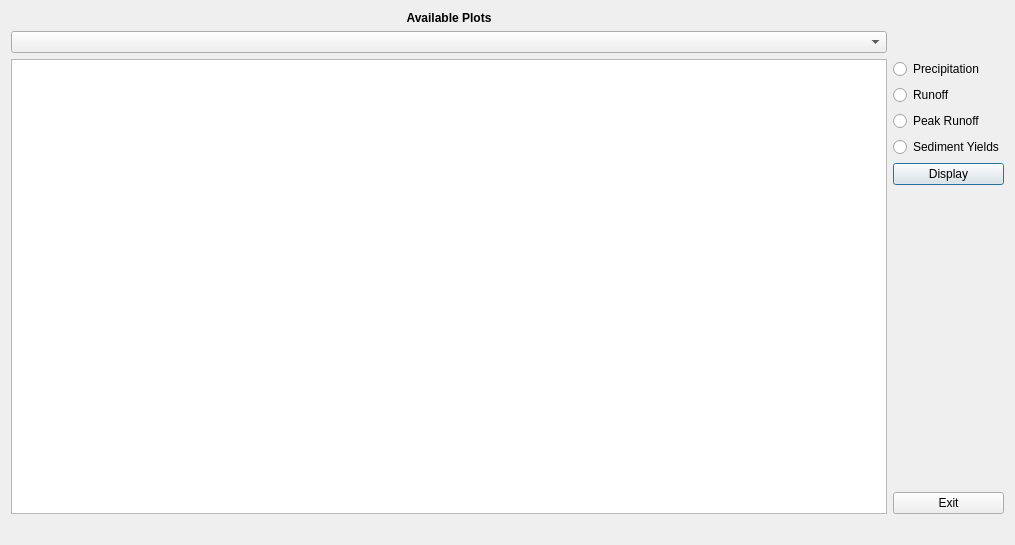
<?xml version="1.0" encoding="UTF-8"?>
<ui version="4.0">
 <class>ShowPlotDialogBase</class>
 <widget class="QDialog" name="ShowPlotDialogBase">
  <property name="geometry">
   <rect>
    <x>0</x>
    <y>0</y>
    <width>1015</width>
    <height>545</height>
   </rect>
  </property>
  <property name="sizePolicy">
   <sizepolicy hsizetype="Preferred" vsizetype="Expanding">
    <horstretch>0</horstretch>
    <verstretch>0</verstretch>
   </sizepolicy>
  </property>
  <property name="windowTitle">
   <string>Show Plots</string>
  </property>
  <layout class="QVBoxLayout" name="verticalLayout">
   <property name="sizeConstraint">
    <enum>QLayout::SetDefaultConstraint</enum>
   </property>
   <item>
    <layout class="QGridLayout" name="gridLayout">
     <item row="3" column="1" colspan="5">
      <widget class="QComboBox" name="comboBox_chart"/>
     </item>
     <item row="6" column="2">
      <spacer name="horizontalSpacer_3">
       <property name="orientation">
        <enum>Qt::Horizontal</enum>
       </property>
       <property name="sizeHint" stdset="0">
        <size>
         <width>40</width>
         <height>20</height>
        </size>
       </property>
      </spacer>
     </item>
     <item row="4" column="1" colspan="5">
      <widget class="MplWidget" name="plotWindow">
       <property name="sizeAdjustPolicy">
        <enum>QAbstractScrollArea::AdjustToContents</enum>
       </property>
       <property name="interactive">
        <bool>true</bool>
       </property>
       <property name="resizeAnchor">
        <enum>QGraphicsView::NoAnchor</enum>
       </property>
      </widget>
     </item>
     <item row="6" column="3">
      <spacer name="horizontalSpacer_2">
       <property name="orientation">
        <enum>Qt::Horizontal</enum>
       </property>
       <property name="sizeHint" stdset="0">
        <size>
         <width>40</width>
         <height>20</height>
        </size>
       </property>
      </spacer>
     </item>
     <item row="0" column="1" colspan="5">
      <widget class="QLabel" name="label">
       <property name="font">
        <font>
         <pointsize>9</pointsize>
         <bold>true</bold>
        </font>
       </property>
       <property name="text">
        <string>Available Plots</string>
       </property>
       <property name="alignment">
        <set>Qt::AlignCenter</set>
       </property>
      </widget>
     </item>
     <item row="6" column="4" colspan="2">
      <spacer name="horizontalSpacer">
       <property name="orientation">
        <enum>Qt::Horizontal</enum>
       </property>
       <property name="sizeHint" stdset="0">
        <size>
         <width>40</width>
         <height>20</height>
        </size>
       </property>
      </spacer>
     </item>
     <item row="4" column="6">
      <layout class="QVBoxLayout" name="verticalLayout_2">
       <item>
        <widget class="QRadioButton" name="radioButton_precip">
         <property name="text">
          <string>Precipitation</string>
         </property>
         <property name="autoExclusive">
          <bool>true</bool>
         </property>
         <attribute name="buttonGroup">
          <string notr="true">buttonGroup</string>
         </attribute>
        </widget>
       </item>
       <item>
        <widget class="QRadioButton" name="radioButton_runoff">
         <property name="text">
          <string>Runoff</string>
         </property>
         <property name="autoExclusive">
          <bool>true</bool>
         </property>
         <attribute name="buttonGroup">
          <string notr="true">buttonGroup</string>
         </attribute>
        </widget>
       </item>
       <item>
        <widget class="QRadioButton" name="radioButton_peak">
         <property name="text">
          <string>Peak Runoff</string>
         </property>
         <property name="autoExclusive">
          <bool>true</bool>
         </property>
         <attribute name="buttonGroup">
          <string notr="true">buttonGroup</string>
         </attribute>
        </widget>
       </item>
       <item>
        <widget class="QRadioButton" name="radioButton_sed">
         <property name="text">
          <string>Sediment Yields</string>
         </property>
         <property name="autoExclusive">
          <bool>true</bool>
         </property>
         <attribute name="buttonGroup">
          <string notr="true">buttonGroup</string>
         </attribute>
        </widget>
       </item>
       <item>
        <widget class="QPushButton" name="pushButton_show">
         <property name="font">
          <font/>
         </property>
         <property name="text">
          <string>Display</string>
         </property>
        </widget>
       </item>
       <item>
        <spacer name="verticalSpacer">
         <property name="orientation">
          <enum>Qt::Vertical</enum>
         </property>
         <property name="sizeHint" stdset="0">
          <size>
           <width>20</width>
           <height>40</height>
          </size>
         </property>
        </spacer>
       </item>
       <item>
        <widget class="QPushButton" name="pushButton_exit">
         <property name="font">
          <font/>
         </property>
         <property name="text">
          <string>Exit</string>
         </property>
        </widget>
       </item>
      </layout>
     </item>
    </layout>
   </item>
  </layout>
 </widget>
 <customwidgets>
  <customwidget>
   <class>MplWidget</class>
   <extends>QGraphicsView</extends>
   <header>mplwidget.h</header>
  </customwidget>
 </customwidgets>
 <resources/>
 <connections>
  <connection>
   <sender>pushButton_exit</sender>
   <signal>clicked()</signal>
   <receiver>ShowPlotDialogBase</receiver>
   <slot>close()</slot>
   <hints>
    <hint type="sourcelabel">
     <x>192</x>
     <y>252</y>
    </hint>
    <hint type="destinationlabel">
     <x>129</x>
     <y>133</y>
    </hint>
   </hints>
  </connection>
 </connections>
 <buttongroups>
  <buttongroup name="buttonGroup">
   <property name="exclusive">
    <bool>true</bool>
   </property>
  </buttongroup>
 </buttongroups>
</ui>
